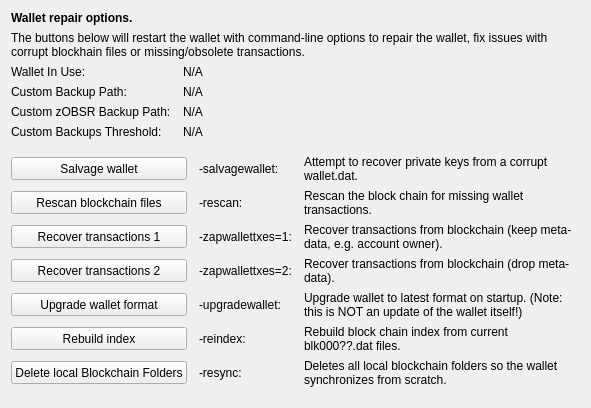
     <widget class="QWidget" name="tab_repair">
      <attribute name="title">
       <string>&amp;Wallet Repair</string>
      </attribute>
      <layout class="QGridLayout" name="gridLayout_4" columnstretch="0,0,0,0">
       <property name="horizontalSpacing">
        <number>12</number>
       </property>
       <item row="0" column="0" colspan="4">
        <widget class="QLabel" name="label_repair_header">
         <property name="font">
          <font>
           <weight>75</weight>
           <bold>true</bold>
          </font>
         </property>
         <property name="text">
          <string>Wallet repair options.</string>
         </property>
        </widget>
       </item>
       <item row="1" column="0" colspan="4">
        <widget class="QLabel" name="label_repair_helptext">
         <property name="font">
          <font>
           <weight>50</weight>
           <bold>false</bold>
          </font>
         </property>
         <property name="text">
          <string>The buttons below will restart the wallet with command-line options to repair the wallet, fix issues with corrupt blockhain files or missing/obsolete transactions.</string>
         </property>
         <property name="wordWrap">
          <bool>true</bool>
         </property>
        </widget>
       </item>
       <item row="2" column="0">
        <widget class="QLabel" name="wallet_path_label">
         <property name="text">
          <string>Wallet In Use:</string>
         </property>
        </widget>
       </item>
       <item row="2" column="1" colspan="3">
        <widget class="QLabel" name="wallet_path">
         <property name="cursor">
          <cursorShape>IBeamCursor</cursorShape>
         </property>
         <property name="text">
          <string>N/A</string>
         </property>
         <property name="textFormat">
          <enum>Qt::PlainText</enum>
         </property>
         <property name="textInteractionFlags">
          <set>Qt::LinksAccessibleByMouse|Qt::TextSelectableByKeyboard|Qt::TextSelectableByMouse</set>
         </property>
        </widget>
       </item>
       <item row="3" column="0">
        <widget class="QLabel" name="wallet_custombackuppath_label">
         <property name="text">
          <string>Custom Backup Path:</string>
         </property>
         <property name="visible">
          <bool>false</bool>
         </property>
        </widget>
       </item>
       <item row="3" column="1" colspan="3">
        <widget class="QLabel" name="wallet_custombackuppath">
         <property name="cursor">
          <cursorShape>IBeamCursor</cursorShape>
         </property>
         <property name="text">
          <string>N/A</string>
         </property>
         <property name="textFormat">
          <enum>Qt::PlainText</enum>
         </property>
         <property name="textInteractionFlags">
          <set>Qt::LinksAccessibleByMouse|Qt::TextSelectableByKeyboard|Qt::TextSelectableByMouse</set>
         </property>
         <property name="visible">
          <bool>false</bool>
         </property>
        </widget>
       </item>
       <item row="4" column="0">
        <widget class="QLabel" name="wallet_customzobsrbackuppath_label">
         <property name="text">
          <string>Custom zOBSR Backup Path:</string>
         </property>
         <property name="visible">
          <bool>false</bool>
         </property>
        </widget>
       </item>
       <item row="4" column="1" colspan="3">
        <widget class="QLabel" name="wallet_customzobsrbackuppath">
         <property name="cursor">
          <cursorShape>IBeamCursor</cursorShape>
         </property>
         <property name="text">
          <string>N/A</string>
         </property>
         <property name="textFormat">
          <enum>Qt::PlainText</enum>
         </property>
         <property name="textInteractionFlags">
          <set>Qt::LinksAccessibleByMouse|Qt::TextSelectableByKeyboard|Qt::TextSelectableByMouse</set>
         </property>
         <property name="visible">
          <bool>false</bool>
         </property>
        </widget>
       </item>
       <item row="5" column="0">
        <widget class="QLabel" name="wallet_custombackupthreshold_label">
         <property name="text">
          <string>Custom Backups Threshold:</string>
         </property>
         <property name="visible">
          <bool>false</bool>
         </property>
        </widget>
       </item>
       <item row="5" column="1" colspan="3">
        <widget class="QLabel" name="wallet_custombackupthreshold">
         <property name="cursor">
          <cursorShape>IBeamCursor</cursorShape>
         </property>
         <property name="text">
          <string>N/A</string>
         </property>
         <property name="textFormat">
          <enum>Qt::PlainText</enum>
         </property>
         <property name="textInteractionFlags">
          <set>Qt::LinksAccessibleByMouse|Qt::TextSelectableByKeyboard|Qt::TextSelectableByMouse</set>
         </property>
         <property name="visible">
          <bool>false</bool>
         </property>
        </widget>
       </item>
       <item row="6" column="0">
        <spacer name="verticalSpacer_repair1">
         <property name="orientation">
          <enum>Qt::Vertical</enum>
         </property>
         <property name="sizeHint" stdset="0">
          <size>
           <width>10</width>
           <height>10</height>
          </size>
         </property>
        </spacer>
       </item>
       <item row="7" column="0" colspan="2">
        <widget class="QPushButton" name="btn_salvagewallet">
         <property name="minimumSize">
          <size>
           <width>100</width>
           <height>23</height>
          </size>
         </property>
         <property name="text">
          <string>Salvage wallet</string>
         </property>
        </widget>
       </item>
       <item row="7" column="2">
        <widget class="QLabel" name="label_repair_salvage_command">
         <property name="text">
          <string notr="true">-salvagewallet:</string>
         </property>
        </widget>
       </item>
       <item row="7" column="3">
        <widget class="QLabel" name="label_repair_salvage">
         <property name="text">
          <string>Attempt to recover private keys from a corrupt wallet.dat.</string>
         </property>
         <property name="wordWrap">
          <bool>true</bool>
         </property>
        </widget>
       </item>
       <item row="8" column="0" colspan="2">
        <widget class="QPushButton" name="btn_rescan">
         <property name="minimumSize">
          <size>
           <width>100</width>
           <height>23</height>
          </size>
         </property>
         <property name="text">
          <string>Rescan blockchain files</string>
         </property>
        </widget>
       </item>
       <item row="8" column="2">
        <widget class="QLabel" name="label_repair_rescan_command">
         <property name="text">
          <string notr="true">-rescan:</string>
         </property>
        </widget>
       </item>
       <item row="8" column="3">
        <widget class="QLabel" name="label_repair_rescan">
         <property name="text">
          <string>Rescan the block chain for missing wallet transactions.</string>
         </property>
         <property name="wordWrap">
          <bool>true</bool>
         </property>
        </widget>
       </item>
       <item row="9" column="0" colspan="2">
        <widget class="QPushButton" name="btn_zapwallettxes1">
         <property name="minimumSize">
          <size>
           <width>100</width>
           <height>23</height>
          </size>
         </property>
         <property name="text">
          <string>Recover transactions 1</string>
         </property>
        </widget>
       </item>
       <item row="9" column="2">
        <widget class="QLabel" name="label_repair_zap1_command">
         <property name="text">
          <string notr="true">-zapwallettxes=1:</string>
         </property>
        </widget>
       </item>
       <item row="9" column="3">
        <widget class="QLabel" name="label_repair_zap1">
         <property name="text">
          <string>Recover transactions from blockchain (keep meta-data, e.g. account owner).</string>
         </property>
         <property name="wordWrap">
          <bool>true</bool>
         </property>
        </widget>
       </item>
       <item row="10" column="0" colspan="2">
        <widget class="QPushButton" name="btn_zapwallettxes2">
         <property name="minimumSize">
          <size>
           <width>100</width>
           <height>23</height>
          </size>
         </property>
         <property name="text">
          <string>Recover transactions 2</string>
         </property>
        </widget>
       </item>
       <item row="10" column="2">
        <widget class="QLabel" name="label_repair_zap2_command">
         <property name="text">
          <string notr="true">-zapwallettxes=2:</string>
         </property>
        </widget>
       </item>
       <item row="10" column="3">
        <widget class="QLabel" name="label_repair_zap2">
         <property name="text">
          <string>Recover transactions from blockchain (drop meta-data).</string>
         </property>
         <property name="wordWrap">
          <bool>true</bool>
         </property>
        </widget>
       </item>
       <item row="11" column="0" colspan="2">
        <widget class="QPushButton" name="btn_upgradewallet">
         <property name="minimumSize">
          <size>
           <width>100</width>
           <height>23</height>
          </size>
         </property>
         <property name="text">
          <string>Upgrade wallet format</string>
         </property>
        </widget>
       </item>
       <item row="11" column="2">
        <widget class="QLabel" name="label_repair_upgrade_command">
         <property name="text">
          <string notr="true">-upgradewallet:</string>
         </property>
        </widget>
       </item>
       <item row="11" column="3">
        <widget class="QLabel" name="label_repair_upgrade">
         <property name="text">
          <string>Upgrade wallet to latest format on startup. (Note: this is NOT an update of the wallet itself!)</string>
         </property>
         <property name="wordWrap">
          <bool>true</bool>
         </property>
        </widget>
       </item>
       <item row="12" column="0" colspan="2">
        <widget class="QPushButton" name="btn_reindex">
         <property name="minimumSize">
          <size>
           <width>100</width>
           <height>23</height>
          </size>
         </property>
         <property name="text">
          <string>Rebuild index</string>
         </property>
        </widget>
       </item>
       <item row="12" column="2">
        <widget class="QLabel" name="label_repair_reindex_command">
         <property name="text">
          <string notr="true">-reindex:</string>
         </property>
        </widget>
       </item>
       <item row="12" column="3">
        <widget class="QLabel" name="label_repair_reindex">
         <property name="text">
          <string>Rebuild block chain index from current blk000??.dat files.</string>
         </property>
         <property name="wordWrap">
          <bool>true</bool>
         </property>
        </widget>
       </item>
       <item row="13" column="0" colspan="2">
        <widget class="QPushButton" name="btn_resync">
         <property name="minimumSize">
          <size>
           <width>100</width>
           <height>23</height>
          </size>
         </property>
         <property name="text">
          <string>Delete local Blockchain Folders</string>
         </property>
        </widget>
       </item>
       <item row="13" column="2">
        <widget class="QLabel" name="label_repair_resync_command">
         <property name="text">
          <string>-resync:</string>
         </property>
        </widget>
       </item>
       <item row="13" column="3">
        <widget class="QLabel" name="label_repair_resync">
         <property name="text">
          <string>Deletes all local blockchain folders so the wallet synchronizes from scratch.</string>
         </property>
         <property name="wordWrap">
          <bool>true</bool>
         </property>
        </widget>
       </item>
       <item row="14" column="0">
        <spacer name="verticalSpacer_repair2">
         <property name="orientation">
          <enum>Qt::Vertical</enum>
         </property>
         <property name="sizeHint" stdset="0">
          <size>
           <width>20</width>
           <height>10</height>
          </size>
         </property>
        </spacer>
       </item>
      </layout>
     </widget>
